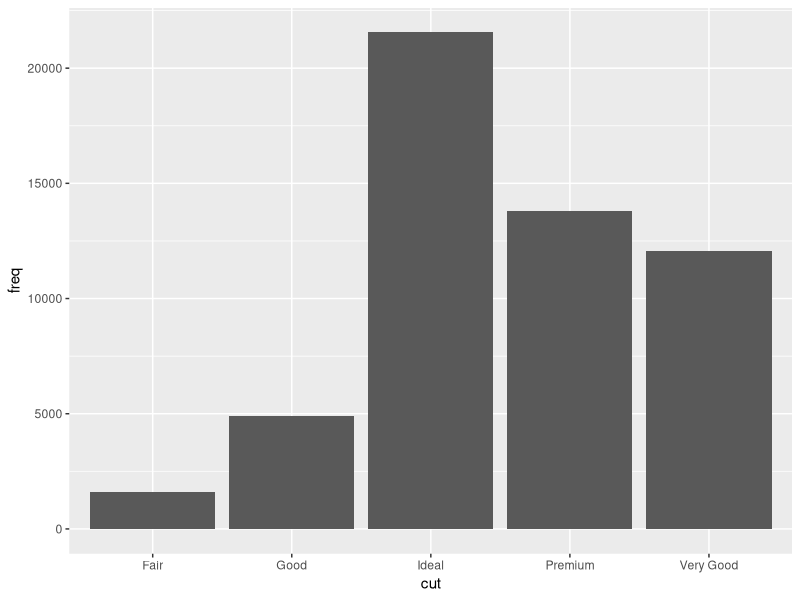

Write R code to recreate this figure.
library(ggplot2)
library(tidyverse)
demo <- tribble(
  ~cut,         ~freq,
  "Fair",       1610,
  "Good",       4906,
  "Very Good",  12082,
  "Premium",    13791,
  "Ideal",      21551
)

ggplot(data = demo) +
  geom_bar(mapping = aes(x = cut, y = freq),stat = "identity")